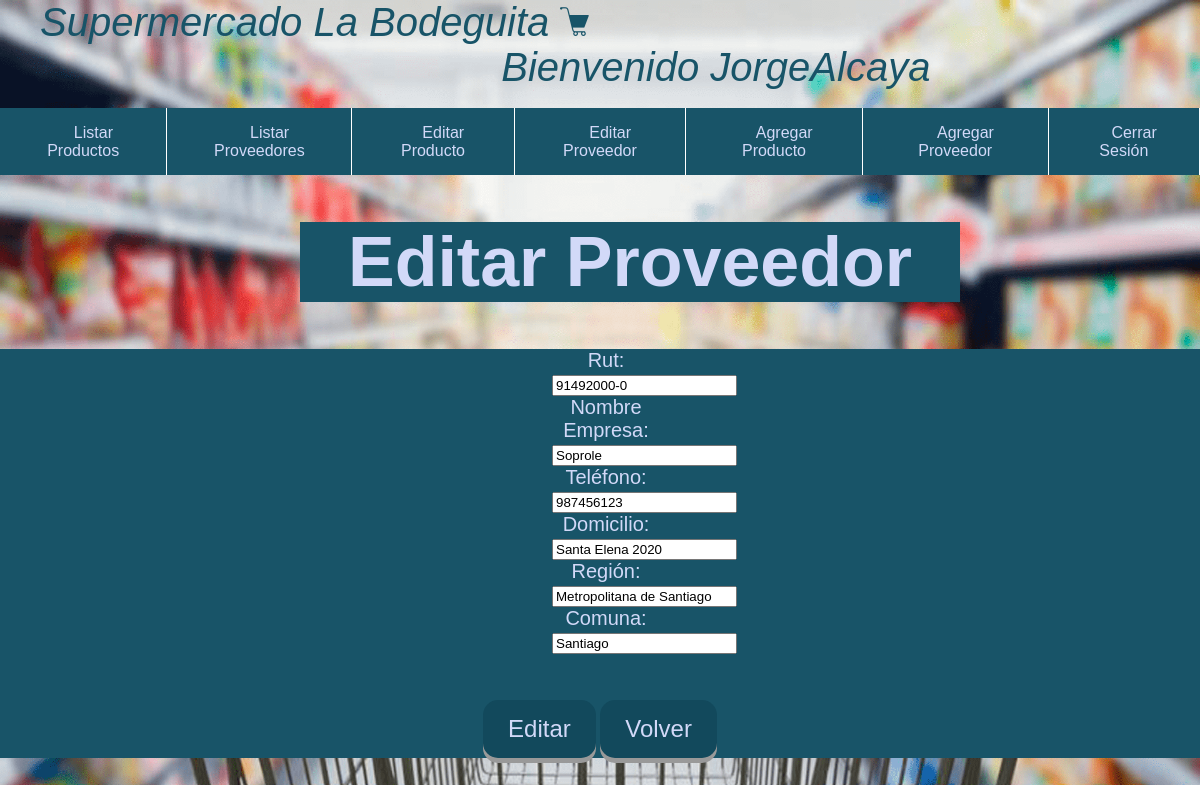
Screenshot of /editarProveedor/4 (signed in) with the database file from the repository.
### app/models.py (models this page shows, shortened)
class Proveedor(models.Model):
    rut = models.CharField(max_length=15)
    nombre = models.CharField(max_length=50)
    telefono = models.CharField(max_length=20)
    domicilio = models.CharField(max_length=50)
    region = models.CharField(max_length=50, blank=True, null=True)
    comuna = models.CharField(max_length=50, blank=True, null=True)

### app/views.py (the view)
# urls.py: path('editarProveedor/<int:proveedor_id>', views.editarProveedor),
@login_required
def editarProveedor(request, proveedor_id):
    instancia = Proveedor.objects.get(id=proveedor_id)
    form = ProveedorForm(instance=instancia)
    if request.method =="POST":
        form= ProveedorForm(request.POST, instance= instancia)
        if form.is_valid():
            instancia = form.save(commit=False)
            instancia.save()
    return render(request, "app/editarProveedor.html",{'form':form})

### app/forms.py
class ProveedorForm(forms.ModelForm):
    class Meta:
        model = Proveedor
        fields = ['rut', 'nombre',
                  'telefono', 'domicilio', 'region', 'comuna']
        labels = {'rut': 'Rut', 'nombre': 'Nombre Empresa', 'telefono': 'Teléfono', 'domicilio': 'Domicilio',
                  'region': 'Región', 'comuna': 'Comuna'}
        widgets = {'rut': forms.TextInput(attrs={'class': 'form-control'}),
                   'nombre': forms.TextInput(attrs={'class': 'form-control'}),
                   'telefono': forms.TextInput(attrs={'class': 'form-control'}),
                   'domicilio': forms.TextInput(attrs={'class': 'form-control'}),
                   'region': forms.TextInput(attrs={'class': 'form-control'}),
                   'comuna': forms.TextInput(attrs={'class': 'form-control'}), }

### app/templates/app/editarProveedor.html (shortened to what this page needs)
{% extends 'app/base.html' %}
{% block content %}
{% load static %}
<link href="{% static 'css/botonLogin.css' %}" rel="stylesheet">
<body>
     <div class="centrar">
          <h1 class="f">Editar Proveedor</h1>
     </div>
    <div class="centrar3">
         <div class="centrar2">
               <form class="g" method="POST">
                    {{ form }}
               </form>
               <br>
         </div>
          <button class="button" type="submit" >Editar</button>
          <button class="button" onclick="window.location.href='http://localhost:8000/listarProveedoresFull';">Volver</a></button>
    </div>
</body>
{% endblock content %}

### app/templates/app/base.html (shortened to what this page needs)
{% load static %}
<!DOCTYPE html>
<html lang="es">
<head>
    <link href="{% static 'css/estiloMenu.css' %}" rel="stylesheet">
    <link href="{% static 'css/icomoon/style.css' %}" rel="stylesheet">
    <link href="{% static 'css/estiloFormLogin.css' %}" rel="stylesheet">
    <link href="{% static 'css/table.css' %}" rel="stylesheet">
    <link href="{% static 'css/divEdit.css' %}" rel="stylesheet">
</head>
<dir class="titulo">
    Supermercado La Bodeguita <img src="{% static 'img/carrito.png' %}" alt="">
    {% if user.is_authenticated %} <span>123456789101112131415</span>Bienvenido {{user.username}}
    {% else %}<span>123456789101112131415</span>Bienvenido Proveedores{% endif %}
</dir>
<span>12345678910</span>
<body>
    <header class="titulo3">
        <nav class="menu">
            <ul>
                {% if user.is_authenticated %}
                <li><a href="http://localhost:8000/listarProductos"><span class="icon-file-text"></span> Listar
                        Productos</a></li>
                <li><a href="http://localhost:8000/listarProveedores"><span class="icon-file-text"></span> Listar
                        Proveedores</a></li>
                <li><a href="http://localhost:8000/listarProductosFull"><span class="icon-file-text"></span> Editar
                        Producto</a></li>
                <li><a href="http://localhost:8000/listarProveedoresFull"><span class="icon-file-text"></span> Editar
                        Proveedor</a></li>
                <li><a href="http://localhost:8000/ingresarProducto"><span class="icon-file-text"></span> Agregar
                        Producto</a></li>
                <li><a href="http://localhost:8000/ingresarProveedor"><span class="icon-file-text"></span> Agregar
                        Proveedor</a></li>
                <li><a href="http://localhost:8000/logout/"><span class="icon-clipboard"></span> Cerrar Sesión</a>
                </li>
                {% endif %}
            </ul>
        </nav>
    </header>
</body>
{% block content %}
{% endblock %}
</html>

### app/static/css/estiloMenu.css (style rules this page uses)
body { margin: 0; font-family: sans-serif; }
header { width: 100%; background: #185468; }
.menu ul { margin: 0; list-style: none; padding: 0; display: flex; }
.menu li { border-right: 1px solid #fff; }
.menu li a { display: block; padding: 15px 20px; color: rgb(210, 217, 248); text-decoration: none; }

### app/static/css/icomoon/style.css (style rules this page uses)
[class^="icon-"], [class*=" icon-"] { font-family: 'icomoon' !important; speak: none; font-style: normal; font-weight: normal; font-variant: normal; text-transform: none; line-height: 1; -webkit-font-smoothing: antialiased; -moz-osx-font-smoothing: grayscale; }
.icon-clipboard:before { content: "\e9b8"; }
.icon-file-text:before { content: "\e922"; }

### app/static/css/estiloFormLogin.css (style rules this page uses)
ul { list-style: none; padding: 0; text-align: center; color: rgb(210, 217, 248); }
.titulo { font-size: 40px; color: #185468; font-style: italic; font-family: 'Franklin Gothic Medium', 'Arial Narrow', Arial, sans-serif; margin: 0; }

### app/static/css/botonLogin.css (style rules this page uses)
.button { display: inline-block; padding: 15px 25px; font-size: 24px; cursor: pointer; text-align: center; text-decoration: none; outline: none; color:rgb(210, 217, 248); background-color: #12495c; ; border: none; border-radius: 15px; box-shadow: 0 5px #999; }

### app/templates/app/editarProveedor.html (style rules this page uses)
.centrar { text-align: center; background:#185468; margin-left: 25%; margin-right: 25%; width: 55%; color: rgb(210, 217, 248); font-size: 35px; }
.centrar2 { text-align: center; margin-left: 46%; margin-right: 45%; font-size: 20px; }
.centrar3 { background:#185468; color: rgb(210, 217, 248); text-align: center; }

### rows the page displays
Proveedor: rut "91492000-0", nombre "Soprole", telefono "987456123", domicilio "Santa Elena 2020", region "Metropolitana de Santiago", comuna "Santiago"

### other values shown
{{ user.username }} "JorgeAlcaya"
